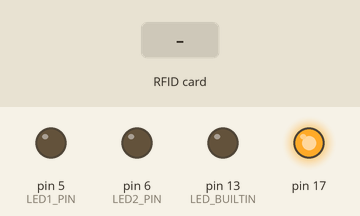
Recording of a sketch running on a simulated Arduino Leonardo, built with avr-gcc and run on an emulated ATmega32U4. Parts: output pins drawn as LEDs (lit = HIGH). The test bench sets the inputs (shaded band). USB keyboard and mouse output is not drawn.

Above: at 0.1 s.
At 1.7 s:
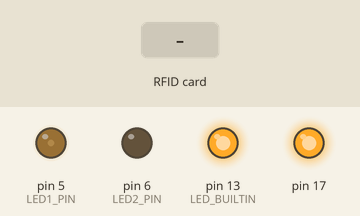
1.8 s: RFID card 5E 7A 19 C4 held to the reader
At 1.93 s:
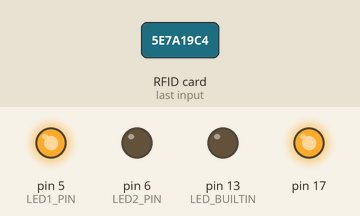
Timing chart, 0 to 4.8 s (numbered marks = the images above; inputs shaded):
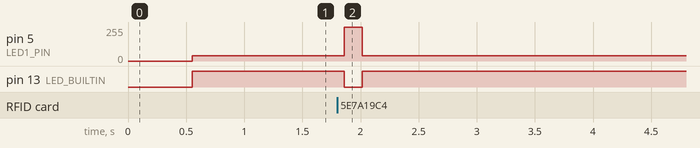

Measured:
- after the input at 1.8 s, pin 5 (LED1_PIN): 40/255 → 255/255 after 0.06 s, → 40/255 0.15 s later; pin 13 (LED_BUILTIN): HIGH → LOW after 0.06 s, → HIGH 0.15 s later

The sketch:

PICCreader-One_LED.ino
```cpp
/*******************************************************
  This program is used to read data from a PICC's using
  a RC522 RFID-reader and output it as keyboard presses.
  Data is read from the selected block and the 16 bytes
  contained in the block is stored in an array.

  Author: Richard Lowenrud
*******************************************************/

#include <SPI.h>
#include <MFRC522.h>
#include <MFRC522Extended.h>
#include <Keyboard.h>


#define SS_PIN 7              //Slave select pin
#define RST_PIN 8             //Reset pin

#define LED1_PIN 5            //Led active while waiting
#define LED2_PIN 6            //Led active when tag present

int readDelay = 250;          //Delay in ms before trying to read data
int block = 1;                //Which block in the tag to be read
byte readbackblock[18];       //Array to hold read data
byte RFCfgReg = 0x26 << 1;    //Register for antenna gain

bool keyboard = true;        //True to output keyboard presses, otherwise serial
bool rfInUse = false;         //If card is active or not
bool readNewCard = false;     //If card has been read

MFRC522 mfrc522(SS_PIN, RST_PIN);
MFRC522::MIFARE_Key key;

void setup() {

    //Led setup
    pinMode(LED1_PIN, OUTPUT);
    pinMode(LED2_PIN, OUTPUT);
    pinMode(LED_BUILTIN, OUTPUT);

    //Init communication
    if(keyboard){
        Keyboard.begin();
    }else{
        Serial.begin(9600);
        while (!Serial);
    }

    //Initialize reader
    SPI.begin();
    InitializeRC522();

    //Create key used for programming the card
    createKey();
    delay(500);
    switchLeds(false);
}

void loop() {

    bool rfCheck = (mfrc522.PICC_IsNewCardPresent() || mfrc522.PICC_IsNewCardPresent() || mfrc522.PICC_IsNewCardPresent());
    if(rfCheck != rfInUse){
        if(rfInUse != (mfrc522.PICC_IsNewCardPresent() || mfrc522.PICC_IsNewCardPresent() || mfrc522.PICC_IsNewCardPresent())){ //Double check one more time.
            rfInUse = rfCheck;
            if(rfInUse){
                if(mfrc522.PICC_ReadCardSerial()){
                    byte readStatus = readBlock(block, readbackblock);
                    InitializeRC522();
                    if(readStatus == 0){
                        readNewCard = true;
                        switchLeds(true);
                        if(keyboard){
                            Keyboard.write(readbackblock[0]);
                        }else{
                            Serial.write(readbackblock[0]);
                        }
                    }
                }
            }else if(readNewCard){
                switchLeds(false);
                readNewCard = false;
                if(keyboard){
                    Keyboard.write(readbackblock[1]);
                }else{
                    Serial.write(readbackblock[1]);
                }
            }
        }
    }
}

//Has to be done between each write
void InitializeRC522(){
    mfrc522.PCD_Init();
    mfrc522.PCD_WriteRegister(RFCfgReg, (0x07 << 4));
    mfrc522.PCD_AntennaOn();
}

//Inaktiverad kod för två lysdioder /Oscar Engberg
//void switchLeds(bool state){
//    if(state){
//        digitalWrite(LED1_PIN, LOW);
//        digitalWrite(LED2_PIN, HIGH);
//        digitalWrite(LED_BUILTIN, LOW);
//    }else{
//        digitalWrite(LED1_PIN, HIGH);
//        digitalWrite(LED2_PIN, LOW);
//        digitalWrite(LED_BUILTIN, HIGH);
//    }
//}

//Start moddad kod för en lysdiod /Oscar Engberg
void switchLeds(bool state) {
  if (state) {
    digitalWrite(LED1_PIN, HIGH);
    digitalWrite(LED_BUILTIN, LOW);
  } else {
    analogWrite(LED1_PIN, 40);
    digitalWrite(LED_BUILTIN, HIGH);

  }
}
//Slut på moddad kod /Oscar Engberg


int readBlock(int blockNumber, byte arrayAddress[]){

    //Determine trailer block for the sector
    int largestModulo4Number=blockNumber/4*4;
    int trailerBlock=largestModulo4Number+3;
    byte status;
    //delay(readDelay);

    //Authenticate block for reading
    status = mfrc522.PCD_Authenticate(MFRC522::PICC_CMD_MF_AUTH_KEY_A, trailerBlock, &key, &(mfrc522.uid));
    if (status != MFRC522::STATUS_OK) {
        Serial.print("PCD_Authenticate() failed: ");
        Serial.println(mfrc522.GetStatusCodeName(status));
        //mfrc522.PCD_StopCrypto1();
        return 3;
    }

    //Read from block
    byte buffersize = 18;
    status = mfrc522.MIFARE_Read(blockNumber, arrayAddress, &buffersize);
    if (status != MFRC522::STATUS_OK) {
        Serial.print("MIFARE_Read() failed: ");
        Serial.println(mfrc522.GetStatusCodeName(status));
        //mfrc522.PCD_StopCrypto1();
        return 4;
    }
    //mfrc522.PCD_StopCrypto1();
    return 0;
}

int retryReading(){

    InitializeRC522();
    createKey();
    delay(1000);
    if(mfrc522.PICC_IsNewCardPresent()){
        byte status = readBlock(block, readbackblock);
        if(status == 0){
            return status;
        }else{
            return retryReading();
        }
    }
    return 2;
}

void createKey(){
    for (byte i = 0; i < 6; i++){
        //keyByte is defined in the "MIFARE_Key" 'struct' definition in the .h file of the library
        key.keyByte[i] = 0xFF;
    }
}
```
